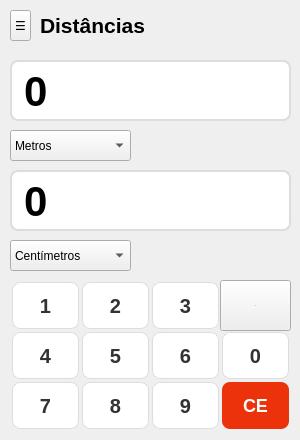
   <widget class="QWidget" name="temperaturas">
    <widget class="QComboBox" name="combo_distancia_1">
     <property name="geometry">
      <rect>
       <x>10</x>
       <y>130</y>
       <width>121</width>
       <height>31</height>
      </rect>
     </property>
     <property name="font">
      <font/>
     </property>
     <property name="styleSheet">
      <string notr="true"/>
     </property>
     <property name="currentText">
      <string>Metros</string>
     </property>
     <item>
      <property name="text">
       <string>Metros</string>
      </property>
     </item>
     <item>
      <property name="text">
       <string>Centímetros</string>
      </property>
     </item>
     <item>
      <property name="text">
       <string>Milímetros</string>
      </property>
     </item>
     <item>
      <property name="text">
       <string>Milhas</string>
      </property>
     </item>
     <item>
      <property name="text">
       <string>Quilómetros</string>
      </property>
     </item>
     <item>
      <property name="text">
       <string>Polegadas</string>
      </property>
     </item>
     <item>
      <property name="text">
       <string>Pés</string>
      </property>
     </item>
    </widget>
    <widget class="QLineEdit" name="distancia_1">
     <property name="geometry">
      <rect>
       <x>10</x>
       <y>60</y>
       <width>281</width>
       <height>61</height>
      </rect>
     </property>
     <property name="font">
      <font>
       <pointsize>-1</pointsize>
       <weight>75</weight>
       <bold>true</bold>
      </font>
     </property>
     <property name="styleSheet">
      <string notr="true">QLineEdit {
    background-color: white;
    color: #000;
    font-size: 42px;
    font-weight: bold;
    border: 2px solid #ddd;
    border-radius: 8px;
    padding: 10px;
}
QLineEdit:focus {
    border: 2px solid #ff7052;
}</string>
     </property>
     <property name="text">
      <string>0</string>
     </property>
    </widget>
    <widget class="QLabel" name="label_distancias">
     <property name="geometry">
      <rect>
       <x>40</x>
       <y>10</y>
       <width>141</width>
       <height>31</height>
      </rect>
     </property>
     <property name="text">
      <string>&lt;html&gt;&lt;head/&gt;&lt;body&gt;&lt;p&gt;&lt;span style=&quot; font-size:16pt; font-weight:600;&quot;&gt;Distâncias&lt;/span&gt;&lt;/p&gt;&lt;/body&gt;&lt;/html&gt;</string>
     </property>
    </widget>
    <widget class="QLineEdit" name="distancia_2">
     <property name="geometry">
      <rect>
       <x>10</x>
       <y>170</y>
       <width>281</width>
       <height>61</height>
      </rect>
     </property>
     <property name="font">
      <font>
       <pointsize>-1</pointsize>
       <weight>75</weight>
       <bold>true</bold>
      </font>
     </property>
     <property name="styleSheet">
      <string notr="true">QLineEdit {
    background-color: white;
    color: #000;
    font-size: 42px;
    font-weight: bold;
    border: 2px solid #ddd;
    border-radius: 8px;
    padding: 10px;
}
QLineEdit:focus {
    border: 2px solid #ff7052;
}</string>
     </property>
     <property name="text">
      <string>0</string>
     </property>
    </widget>
    <widget class="QComboBox" name="combo_distancia_2">
     <property name="geometry">
      <rect>
       <x>10</x>
       <y>240</y>
       <width>121</width>
       <height>31</height>
      </rect>
     </property>
     <property name="styleSheet">
      <string notr="true"/>
     </property>
     <item>
      <property name="text">
       <string>Centímetros</string>
      </property>
     </item>
     <item>
      <property name="text">
       <string>Metros</string>
      </property>
     </item>
     <item>
      <property name="text">
       <string>Milímetros</string>
      </property>
     </item>
     <item>
      <property name="text">
       <string>Milhas</string>
      </property>
     </item>
     <item>
      <property name="text">
       <string>Quilómetros</string>
      </property>
     </item>
     <item>
      <property name="text">
       <string>Polegadas</string>
      </property>
     </item>
     <item>
      <property name="text">
       <string>Pés</string>
      </property>
     </item>
    </widget>
    <widget class="QPushButton" name="numero_0_dist">
     <property name="geometry">
      <rect>
       <x>220</x>
       <y>330</y>
       <width>71</width>
       <height>51</height>
      </rect>
     </property>
     <property name="font">
      <font>
       <pointsize>-1</pointsize>
       <weight>75</weight>
       <bold>true</bold>
      </font>
     </property>
     <property name="focusPolicy">
      <enum>Qt::NoFocus</enum>
     </property>
     <property name="styleSheet">
      <string notr="true">QPushButton {
    background-color: white;
    color: #333;
    font-size: 20px;
    font-weight: bold;
    border: 1px solid #ddd;
    border-radius: 8px;
    margin: 2px;
}
QPushButton:hover {
    background-color: #f5f5f5;
    border: 1px solid #ccc;
}</string>
     </property>
     <property name="text">
      <string>0</string>
     </property>
     <property name="checkable">
      <bool>false</bool>
     </property>
     <property name="checked">
      <bool>false</bool>
     </property>
    </widget>
    <widget class="QPushButton" name="numero_6_dist">
     <property name="geometry">
      <rect>
       <x>150</x>
       <y>330</y>
       <width>71</width>
       <height>51</height>
      </rect>
     </property>
     <property name="font">
      <font>
       <pointsize>-1</pointsize>
       <weight>75</weight>
       <bold>true</bold>
      </font>
     </property>
     <property name="focusPolicy">
      <enum>Qt::NoFocus</enum>
     </property>
     <property name="styleSheet">
      <string notr="true">QPushButton {
    background-color: white;
    color: #333;
    font-size: 20px;
    font-weight: bold;
    border: 1px solid #ddd;
    border-radius: 8px;
    margin: 2px;
}
QPushButton:hover {
    background-color: #f5f5f5;
    border: 1px solid #ccc;
}</string>
     </property>
     <property name="text">
      <string>6</string>
     </property>
     <property name="checkable">
      <bool>false</bool>
     </property>
     <property name="checked">
      <bool>false</bool>
     </property>
    </widget>
    <widget class="QPushButton" name="numero_7_dist">
     <property name="geometry">
      <rect>
       <x>10</x>
       <y>380</y>
       <width>71</width>
       <height>51</height>
      </rect>
     </property>
     <property name="font">
      <font>
       <pointsize>-1</pointsize>
       <weight>75</weight>
       <bold>true</bold>
      </font>
     </property>
     <property name="focusPolicy">
      <enum>Qt::NoFocus</enum>
     </property>
     <property name="styleSheet">
      <string notr="true">QPushButton {
    background-color: white;
    color: #333;
    font-size: 20px;
    font-weight: bold;
    border: 1px solid #ddd;
    border-radius: 8px;
    margin: 2px;
}
QPushButton:hover {
    background-color: #f5f5f5;
    border: 1px solid #ccc;
}</string>
     </property>
     <property name="text">
      <string>7</string>
     </property>
     <property name="checkable">
      <bool>false</bool>
     </property>
     <property name="checked">
      <bool>false</bool>
     </property>
    </widget>
    <widget class="QPushButton" name="numero_1_dist">
     <property name="geometry">
      <rect>
       <x>10</x>
       <y>280</y>
       <width>71</width>
       <height>51</height>
      </rect>
     </property>
     <property name="font">
      <font>
       <pointsize>-1</pointsize>
       <weight>75</weight>
       <bold>true</bold>
      </font>
     </property>
     <property name="focusPolicy">
      <enum>Qt::NoFocus</enum>
     </property>
     <property name="styleSheet">
      <string notr="true">QPushButton {
    background-color: white;
    color: #333;
    font-size: 20px;
    font-weight: bold;
    border: 1px solid #ddd;
    border-radius: 8px;
    margin: 2px;
}
QPushButton:hover {
    background-color: #f5f5f5;
    border: 1px solid #ccc;
}</string>
     </property>
     <property name="text">
      <string>1</string>
     </property>
     <property name="checkable">
      <bool>false</bool>
     </property>
     <property name="checked">
      <bool>false</bool>
     </property>
    </widget>
    <widget class="QPushButton" name="numero_3_dist">
     <property name="geometry">
      <rect>
       <x>150</x>
       <y>280</y>
       <width>71</width>
       <height>51</height>
      </rect>
     </property>
     <property name="font">
      <font>
       <pointsize>-1</pointsize>
       <weight>75</weight>
       <bold>true</bold>
      </font>
     </property>
     <property name="focusPolicy">
      <enum>Qt::NoFocus</enum>
     </property>
     <property name="styleSheet">
      <string notr="true">QPushButton {
    background-color: white;
    color: #333;
    font-size: 20px;
    font-weight: bold;
    border: 1px solid #ddd;
    border-radius: 8px;
    margin: 2px;
}
QPushButton:hover {
    background-color: #f5f5f5;
    border: 1px solid #ccc;
}</string>
     </property>
     <property name="text">
      <string>3</string>
     </property>
     <property name="checkable">
      <bool>false</bool>
     </property>
     <property name="checked">
      <bool>false</bool>
     </property>
    </widget>
    <widget class="QPushButton" name="numero_9_dist">
     <property name="geometry">
      <rect>
       <x>150</x>
       <y>380</y>
       <width>71</width>
       <height>51</height>
      </rect>
     </property>
     <property name="font">
      <font>
       <pointsize>-1</pointsize>
       <weight>75</weight>
       <bold>true</bold>
      </font>
     </property>
     <property name="focusPolicy">
      <enum>Qt::NoFocus</enum>
     </property>
     <property name="styleSheet">
      <string notr="true">QPushButton {
    background-color: white;
    color: #333;
    font-size: 20px;
    font-weight: bold;
    border: 1px solid #ddd;
    border-radius: 8px;
    margin: 2px;
}
QPushButton:hover {
    background-color: #f5f5f5;
    border: 1px solid #ccc;
}</string>
     </property>
     <property name="text">
      <string>9</string>
     </property>
     <property name="checkable">
      <bool>false</bool>
     </property>
     <property name="checked">
      <bool>false</bool>
     </property>
    </widget>
    <widget class="QPushButton" name="numero_2_dist">
     <property name="geometry">
      <rect>
       <x>80</x>
       <y>280</y>
       <width>71</width>
       <height>51</height>
      </rect>
     </property>
     <property name="font">
      <font>
       <pointsize>-1</pointsize>
       <weight>75</weight>
       <bold>true</bold>
      </font>
     </property>
     <property name="focusPolicy">
      <enum>Qt::NoFocus</enum>
     </property>
     <property name="styleSheet">
      <string notr="true">QPushButton {
    background-color: white;
    color: #333;
    font-size: 20px;
    font-weight: bold;
    border: 1px solid #ddd;
    border-radius: 8px;
    margin: 2px;
}
QPushButton:hover {
    background-color: #f5f5f5;
    border: 1px solid #ccc;
}</string>
     </property>
     <property name="text">
      <string>2</string>
     </property>
     <property name="checkable">
      <bool>false</bool>
     </property>
     <property name="checked">
      <bool>false</bool>
     </property>
    </widget>
    <widget class="QPushButton" name="numero_4_dist">
     <property name="geometry">
      <rect>
       <x>10</x>
       <y>330</y>
       <width>71</width>
       <height>51</height>
      </rect>
     </property>
     <property name="font">
      <font>
       <pointsize>-1</pointsize>
       <weight>75</weight>
       <bold>true</bold>
      </font>
     </property>
     <property name="focusPolicy">
      <enum>Qt::NoFocus</enum>
     </property>
     <property name="styleSheet">
      <string notr="true">QPushButton {
    background-color: white;
    color: #333;
    font-size: 20px;
    font-weight: bold;
    border: 1px solid #ddd;
    border-radius: 8px;
    margin: 2px;
}
QPushButton:hover {
    background-color: #f5f5f5;
    border: 1px solid #ccc;
}</string>
     </property>
     <property name="text">
      <string>4</string>
     </property>
     <property name="checkable">
      <bool>false</bool>
     </property>
     <property name="checked">
      <bool>false</bool>
     </property>
    </widget>
    <widget class="QPushButton" name="numero_8_dist">
     <property name="geometry">
      <rect>
       <x>80</x>
       <y>380</y>
       <width>71</width>
       <height>51</height>
      </rect>
     </property>
     <property name="font">
      <font>
       <pointsize>-1</pointsize>
       <weight>75</weight>
       <bold>true</bold>
      </font>
     </property>
     <property name="focusPolicy">
      <enum>Qt::NoFocus</enum>
     </property>
     <property name="styleSheet">
      <string notr="true">QPushButton {
    background-color: white;
    color: #333;
    font-size: 20px;
    font-weight: bold;
    border: 1px solid #ddd;
    border-radius: 8px;
    margin: 2px;
}
QPushButton:hover {
    background-color: #f5f5f5;
    border: 1px solid #ccc;
}</string>
     </property>
     <property name="text">
      <string>8</string>
     </property>
     <property name="checkable">
      <bool>false</bool>
     </property>
     <property name="checked">
      <bool>false</bool>
     </property>
    </widget>
    <widget class="QPushButton" name="numero_5_dist">
     <property name="geometry">
      <rect>
       <x>80</x>
       <y>330</y>
       <width>71</width>
       <height>51</height>
      </rect>
     </property>
     <property name="font">
      <font>
       <pointsize>-1</pointsize>
       <weight>75</weight>
       <bold>true</bold>
      </font>
     </property>
     <property name="focusPolicy">
      <enum>Qt::NoFocus</enum>
     </property>
     <property name="styleSheet">
      <string notr="true">QPushButton {
    background-color: white;
    color: #333;
    font-size: 20px;
    font-weight: bold;
    border: 1px solid #ddd;
    border-radius: 8px;
    margin: 2px;
}
QPushButton:hover {
    background-color: #f5f5f5;
    border: 1px solid #ccc;
}</string>
     </property>
     <property name="text">
      <string>5</string>
     </property>
     <property name="checkable">
      <bool>false</bool>
     </property>
     <property name="checked">
      <bool>false</bool>
     </property>
    </widget>
    <widget class="QPushButton" name="botao_apagar_dist">
     <property name="geometry">
      <rect>
       <x>220</x>
       <y>280</y>
       <width>71</width>
       <height>51</height>
      </rect>
     </property>
     <property name="font">
      <font>
       <pointsize>-1</pointsize>
       <weight>75</weight>
       <bold>true</bold>
      </font>
     </property>
     <property name="focusPolicy">
      <enum>Qt::NoFocus</enum>
     </property>
     <property name="styleSheet">
      <string notr="true">
QPushButton {
    background-color: #ff8a80;
    color: white;
    font-size: 18px;
    font-weight: bold;
    border: none;
    border-radius: 8px;
    margin: 2px;  /* ← adiciona isto */
}
QPushButton:hover {
    background-color: #ff7052;
}
font-size: 24px !important;</string>
     </property>
     <property name="text">
      <string>⟵</string>
     </property>
     <property name="checkable">
      <bool>false</bool>
     </property>
     <property name="checked">
      <bool>false</bool>
     </property>
    </widget>
    <widget class="QPushButton" name="botao_apagar_tudo_dist">
     <property name="geometry">
      <rect>
       <x>220</x>
       <y>380</y>
       <width>71</width>
       <height>51</height>
      </rect>
     </property>
     <property name="font">
      <font>
       <pointsize>-1</pointsize>
       <weight>75</weight>
       <bold>true</bold>
      </font>
     </property>
     <property name="focusPolicy">
      <enum>Qt::NoFocus</enum>
     </property>
     <property name="styleSheet">
      <string notr="true">
QPushButton {
    background-color: rgb(235, 50, 10);;
    color: white;
    font-size: 18px;
    font-weight: bold;
    border: none;
    border-radius: 8px;
    margin: 2px;  /* ← adiciona isto */
}
QPushButton:hover {
    background-color: #ff7052;
}</string>
     </property>
     <property name="text">
      <string>CE</string>
     </property>
     <property name="checkable">
      <bool>false</bool>
     </property>
     <property name="checked">
      <bool>false</bool>
     </property>
    </widget>
    <widget class="QToolButton" name="toolButton_1">
     <property name="geometry">
      <rect>
       <x>10</x>
       <y>10</y>
       <width>21</width>
       <height>31</height>
      </rect>
     </property>
     <property name="font">
      <font/>
     </property>
     <property name="tabletTracking">
      <bool>false</bool>
     </property>
     <property name="styleSheet">
      <string notr="true">QToolButton:hover {
        color: #000;
        background-color: #e0e0e0;
        border-radius: 5px;
    }
 </string>
     </property>
     <property name="text">
      <string>☰</string>
     </property>
    </widget>
   </widget>
